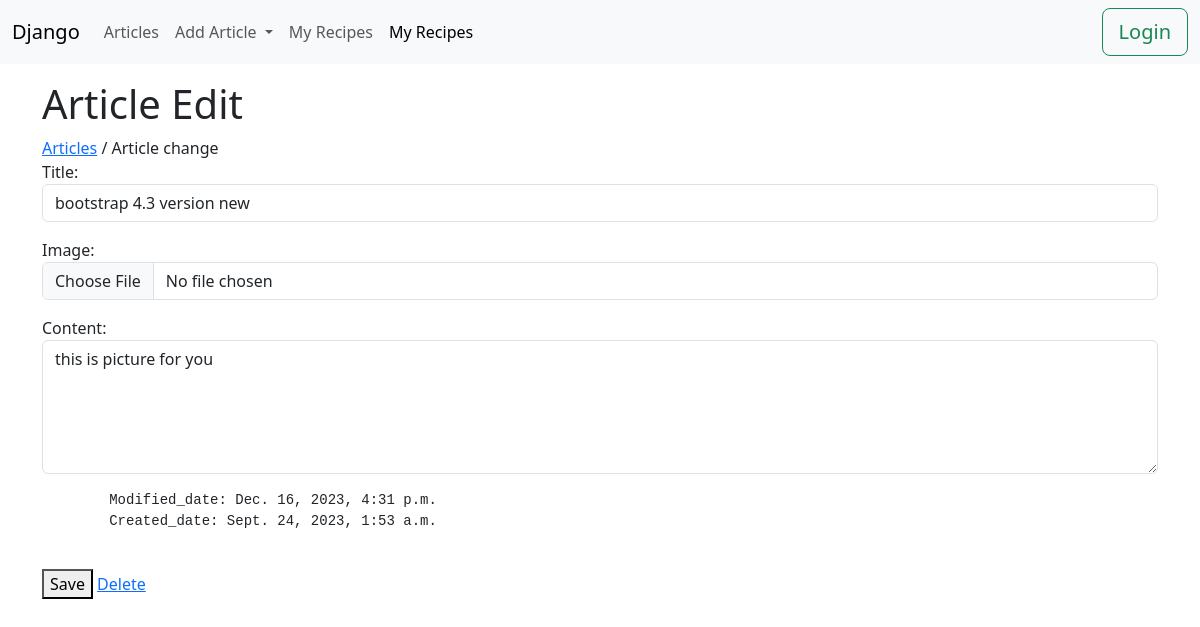
Page /article/change/3/ on the committed database.
### article/models.py (models this page shows, shortened)
class Article(models.Model):
    title = models.CharField(max_length=221)
    slug = models.SlugField(null=True)
    content = models.TextField(null=True, blank=True)
    image = models.ImageField(upload_to='articles/', null=True, blank=True)
    modified_date = models.DateTimeField(auto_now=True)
    created_date = models.DateTimeField(auto_now_add=True)
    objects = ArticleManager()

### article/views.py (the view, shortened to what this page needs)
# urls.py: path('article/change/<int:pk>/', article_change, name='change-form'),
def article_change(request, pk):
    obj = Article.objects.get(id=pk)
    form = ArticleForm(instance=obj)
    context = {
        'form': form,
        'object': obj,
    }
    return render(request, 'article/edit.html', context)

### article/forms.py (shortened to what this page needs)
class ArticleForm(forms.ModelForm):
    class Meta:
        model = Article
        fields = ['title', 'image', 'content']
    def __init__(self, *args, **kwargs):
        super().__init__(*args, **kwargs)
        self.fields['title'].widget.attrs.update({
            'placeholder': 'title',
            'class': 'form-control'
        })
        self.fields['image'].widget.attrs.update({
             'class': 'form-control'
        })
        self.fields['content'].widget.attrs.update({
            'cols': 60,
            'rows': 5,
            'placeholder': 'content',
            'class': 'form-control'
        })

### article/models.py (called while the page is built)
    def get_queryset(self):
        return ArticleQuerySet(self.model, using=self._db)

### templates/article/edit.html (shortened to what this page needs)
{% extends 'base.html' %}
{% block header %}
    <h1>Article Edit</h1>
{% endblock %}
{% block content %}
<div>
    <span>
        <a href="{% url 'article:list' %}">Articles</a>
    </span>/
    <span>Article change</span>
</div>
<div>
    <form method="post" enctype="multipart/form-data">
        {{ form.as_p }}
    <pre>
        <code>Modified_date: {{ object.modified_date }} </code>
        <code>Created_date: {{ object.created_date }} </code>
    </pre>
        <button type="submit">Save</button>
        <a href="{% url 'article:delete' object.id %}">Delete</a>
    </form>
</div>
{% endblock %}

### rows in the picture
Article: title "bootstrap 4.3 version new", content "this is picture for you", modified_date "Dec. 16, 2023, 4:31 p.m.", created_date "Sept. 24, 2023, 1:53 a.m."
